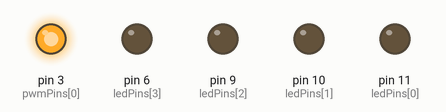
This sketch was run on a simulated Arduino Uno, built with avr-gcc and run on an emulated ATmega328P. Parts: output pins drawn as LEDs (lit = HIGH). What the sketch prints to the serial monitor is not drawn.

Above: at 0.05 s.
At 0.71 s:
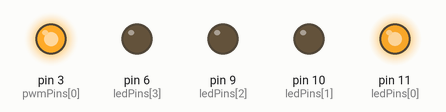
At 1.43 s:
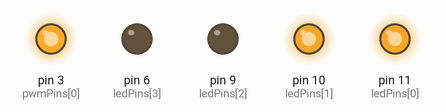
At 2.14 s:
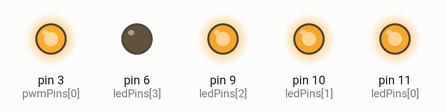
At 19.71 s:
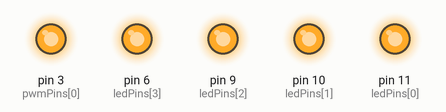
At 39.9 s:
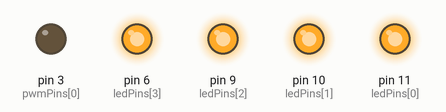
Timing chart, 0 to 40.0 s (numbered marks = the images above):
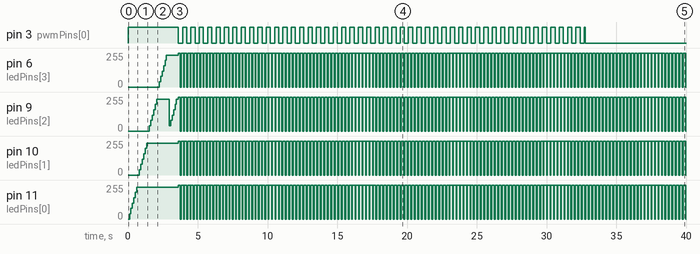

Measured:
- by itself, pin 3 (pwmPins[0]): goes 48 × (LOW 0.31 s, HIGH 0.31 s), LOW 0.30 s, HIGH 0.06 s, then LOW
- by itself, pin 10 (ledPins[1]), pin 11 (ledPins[0]): ramps from 0/255 to 255/255 and jumps back, once every 0.25 s
- by itself, pin 6 (ledPins[3]): 0/255 → 40/255 at 2.2 s, → 80/255 0.10 s later, → 120/255 0.10 s later, → 160/255 0.10 s later, … (302 changes in this stretch)
- by itself, pin 9 (ledPins[2]): 0/255 → 40/255 at 1.5 s, → 80/255 0.10 s later, → 120/255 0.10 s later, → 160/255 0.10 s later, … (308 changes in this stretch)

The sketch:

sketch_dec26a.ino
```cpp
#include <Arduino.h>

//Requirement:  1.tick函数给出系统时间（非硬性要求）
//              2.蜂鸣器在一定时间间隔后开始以某个频率响
//              3.灯光在一定时间间隔下分颜色亮起，然后一起闪烁
//
//Lack:         1.不同颜色灯光分别亮起(Solved)
//
//Issue:        1.系统时间的间隔没法直接调用，应当可以写成一个函数封装调用，这样就可以把所有跟计时有关的内容统一用loop解决了，即中断函数
//              2.灯光会自己莫名关闭，已经减小到最小影响

//*********************************************
//Group:    AE-DIY-Group?
//Version:  V0.9Beta
//Editor:   Rededge
//Log:      Updated buzzer mode, Led mode, Police mode
//          Rewrite loop
//          note added, check if not understand
//*********************************************

const int ledPins[] = { 11, 10, 9, 6 };  //灯光输出引脚 6冷光，11暖光
const int pwmPins[] = { 3 };  //PWM输出引脚
int NledPin = 4;
int i = 0;
int getLed = 0;
int Buzfre = 0;               //Buz计时器，初值为0
int Buzmax = 0;               //Buz占空比-（满-空）
int Buzmin = 0;               //Buz占空比-空
//int DelayBuz = 0;           //延时6s后蜂鸣器开始响
int bn = 0;
int brightness = 0;
int Hbri = 255;
int Lbri = 0;                 //此及前参数调节柔光模式下亮度范围
int fadeAmount = 0;           //渐变参数
int k_fA = 1;                 //符号转换器
int DelayLig = 0;             //灯光延时时间，单位为毫秒
//int ticVal = 1;             //tick延时函数的输出间隔，单位为毫秒
int curMil = 0;
int preMil = 0;               //此及前参数用于tick，无需设置
int DDL = 3000;              //用于薄纱模式倒计时，单位毫秒

void setup() {
  // 初始化设置
  Serial.begin(9600);

  for (int k = 0; k < 4; k++) {
    pinMode(ledPins[k], OUTPUT);
  }
  pinMode(pwmPins[0], OUTPUT);
  digitalWrite(pwmPins[0],HIGH);
}

//tick用于将内部时钟以自定义时间间隔输出模拟信号
// int tick() {
//   curMil = millis();
//   if ((curMil - preMil) >= ticVal) {
//     preMil = curMil;
//     DDL += 1;
//     return 1;
//   } else {
//     return 0;
//   }
// }

// void gettick() {
//   if (tick() == 1) {
//     DDL += 1;
//   }
// }

void buzzer() {
  Buzfre = millis();
  Buzmax = 600;
  Buzmin = 300;
  // if (millis() <= DelayBuz) {
  //   return;
  // }
  while (Buzfre > Buzmax) {
    Buzfre -= Buzmax;
  }//可优化
  if (Buzfre >= Buzmin) {
    digitalWrite(pwmPins[0],HIGH);
  } else {
    digitalWrite(pwmPins[0],LOW);
  }
}

//输出四路PWM灯光信号-温柔模式
int Led() {
  if (i > NledPin) {
    bn = Hbri;
    for (int k = 0; k < NledPin; ++k) {
      analogWrite(ledPins[k], bn);
    }
    return 1;
  }
  fadeAmount = 40;
  DelayLig = 100;
  curMil = millis();
  k_fA = 1;

  if (curMil - preMil >= DelayLig) {
    preMil = curMil;

    bn = bn + k_fA * fadeAmount;
    if (bn > Hbri) {
      bn = 0;
      i++;
    }

    analogWrite(ledPins[i], bn);
    return 0;
    // for (int i = 0; i < NledPin; ++i) {
    //   analogWrite(ledPins[0], brightness);
    // }
  }
}

//输出四路PWM灯光信号-薄纱大家的麻麻模式
void Police() {

  fadeAmount = 256;
  DelayLig = 50;
  curMil = millis();

  if (curMil - preMil >= DelayLig) {
    preMil = curMil;

    bn = bn + k_fA * fadeAmount;

    if (bn <= Hbri && bn >= Lbri) {
      brightness = bn;
    } else if (bn > Hbri) {
      brightness = Hbri;
      k_fA = -k_fA;
    } else {
      brightness = Lbri;
      k_fA = -k_fA;
    }

    for (int i = 0; i < NledPin; ++i) {
      analogWrite(ledPins[i], brightness);
    }
  }
}

void loop() {

  if (millis() <= DDL || getLed == 0) {
    getLed = Led();
  } else {
    buzzer();
    Police();
    //Led();
  }
  //pinMode(pwmPins[0], OUTPUT);
  Serial.println(float(millis()/1000.0f),DEC);

  // 其他的循环操作
}
```
